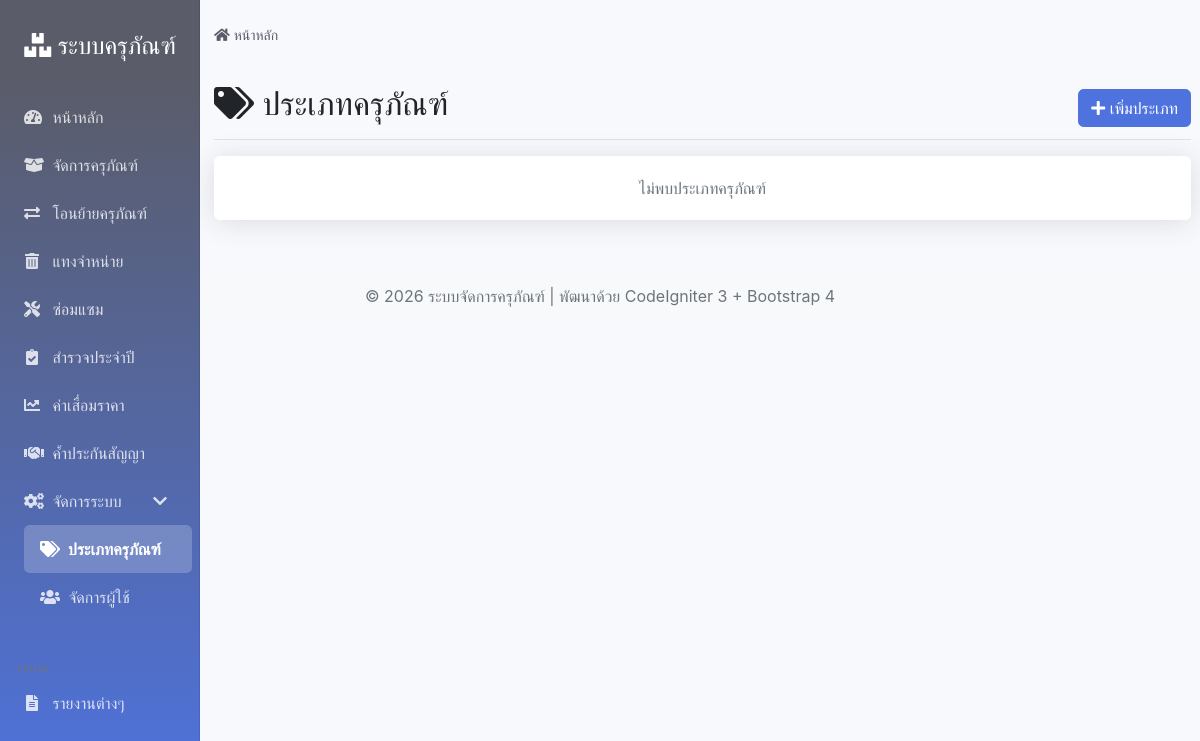
The app's page /index.php/assettypes, older data.
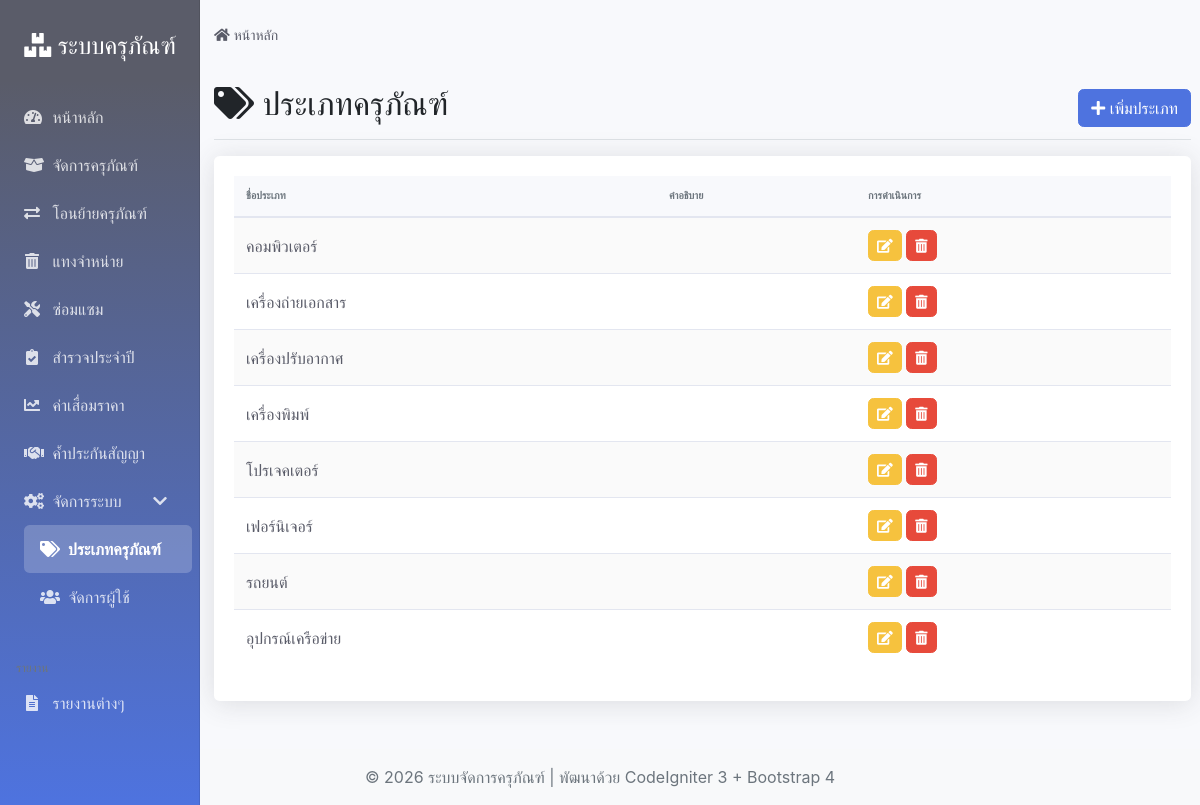
The same page, newer data.
### tables this page shows
CREATE TABLE `asset_types` (
  `type_id` int(11) NOT NULL,
  `type_name` varchar(100) NOT NULL COMMENT 'ชื่อประเภทครุภัณฑ์',
  `description` text COMMENT 'คำอธิบาย'
);

### application/controllers/Assettypes.php (called while the page is built, shortened)
<?php
class Assettypes extends CI_Controller {
    public function __construct()
    {
        $this->load->model('Assettype_model');
        $this->load->helper(['url', 'form']);
        $this->load->library(['session', 'form_validation']);
    }
    public function index()
    {
        $data['types'] = $this->Assettype_model->get_all_types();
        $data['page_title'] = 'จัดการประเภทครุภัณฑ์ - ระบบจัดการครุภัณฑ์';
        $data['page_name'] = 'assettypes';
        $this->load->view('templates/header', $data);
        $this->load->view('assettypes/index', $data);
        $this->load->view('templates/footer');
    }
}

### index.php (called while the page is built, shortened)
<?php
require_once BASEPATH.'core/CodeIgniter.php';

### application/models/Assettype_model.php (called while the page is built, shortened)
<?php
class Assettype_model extends CI_Model {
    public function get_all_types()
    {
        $this->db->order_by('type_name', 'ASC');
        $query = $this->db->get('asset_types');
        return $query->result_array();
    }
}

### application/views/assettypes/index.php (the view)
<div class="d-flex justify-content-between flex-wrap flex-md-nowrap align-items-center pt-3 pb-2 mb-3 border-bottom">
    <h1 class="h2">
        <i class="fas fa-tags"></i>
        ประเภทครุภัณฑ์
    </h1>
    <div class="btn-toolbar mb-2 mb-md-0">
        <a href="<?php echo base_url('assettypes/add'); ?>" class="btn btn-primary">
            <i class="fas fa-plus"></i> เพิ่มประเภท
        </a>
    </div>
</div>
<div class="card">
    <div class="card-body">
        <?php if (!empty($types)): ?>
            <div class="table-responsive">
                <table class="table table-striped">
                    <thead>
                        <tr>
                            <th>ชื่อประเภท</th>
                            <th>คำอธิบาย</th>
                            <th>การดำเนินการ</th>
                        </tr>
                    </thead>
                    <tbody>
                        <?php foreach ($types as $type): ?>
                            <tr>
                                <td><?php echo htmlspecialchars($type['type_name']); ?></td>
                                <td><?php echo htmlspecialchars($type['description']); ?></td>
                                <td>
                                    <a href="<?php echo base_url('assettypes/edit/' . $type['type_id']); ?>" class="btn btn-sm btn-warning">
                                        <i class="fas fa-edit"></i>
                                    </a>
                                    <a href="<?php echo base_url('assettypes/delete/' . $type['type_id']); ?>" class="btn btn-sm btn-danger" onclick="return confirm('คุณแน่ใจหรือไม่ที่จะลบประเภทนี้?');">
                                        <i class="fas fa-trash-alt"></i>
                                    </a>
                                </td>
                            </tr>
                        <?php endforeach; ?>
                    </tbody>
                </table>
            </div>
        <?php else: ?>
            <p class="text-center text-muted mb-0">ไม่พบประเภทครุภัณฑ์</p>
        <?php endif; ?>
    </div>
</div>

### application/views/templates/header.php (shortened to what this page needs)
<!DOCTYPE html>
<html lang="th">
<head>
    <link rel="stylesheet" href="<?php echo base_url('assets/css/bootstrap.min.css'); ?>">
    <link rel="stylesheet" href="<?php echo base_url('assets/css/custom.css'); ?>">
    <link rel="stylesheet" href="https://cdnjs.cloudflare.com/ajax/libs/font-awesome/5.15.4/css/all.min.css">
    <link rel="stylesheet" href="https://cdn.datatables.net/1.11.5/css/dataTables.bootstrap4.min.css">
    <link rel="stylesheet" href="https://cdnjs.cloudflare.com/ajax/libs/bootstrap-datepicker/1.9.0/css/bootstrap-datepicker.min.css">
</head>
<body>
    <div class="container-fluid">
        <div class="row">
            <nav class="col-md-3 col-lg-2 d-md-block sidebar collapse">
                <div class="sidebar-sticky">
                    <div class="text-center py-4">
                        <h4 class="text-white">
                            <i class="fas fa-boxes"></i>
                            ระบบครุภัณฑ์
                        </h4>
                    </div>
                    <ul class="nav flex-column">
                        <li class="nav-item">
                            <a class="nav-link <?php echo (isset($page_name) && $page_name == 'dashboard') ? 'active' : ''; ?>"
                               href="<?php echo base_url('dashboard'); ?>">
                                <i class="fas fa-tachometer-alt"></i>
                                หน้าหลัก
                            </a>
                        </li>
                        <li class="nav-item">
                            <a class="nav-link <?php echo (isset($page_name) && strpos($page_name, 'asset') !== false && strpos($page_name, 'assettype') === false) ? 'active' : ''; ?>" href="<?php echo base_url('assetmanager'); ?>">
                                <i class="fas fa-box-open"></i>
                                จัดการครุภัณฑ์
                            </a>
                        </li>
                        <li class="nav-item">
                            <a class="nav-link <?php echo (isset($page_name) && strpos($page_name, 'transfer') !== false) ? 'active' : ''; ?>"
                               href="<?php echo base_url('transfers'); ?>">
                                <i class="fas fa-exchange-alt"></i>
                                โอนย้ายครุภัณฑ์
                            </a>
                        </li>
                        <li class="nav-item">
                            <a class="nav-link <?php echo (isset($page_name) && strpos($page_name, 'disposal') !== false) ? 'active' : ''; ?>"
                               href="<?php echo base_url('disposals'); ?>">
                                <i class="fas fa-trash-alt"></i>
                                แทงจำหน่าย
                            </a>
                        </li>
                        <li class="nav-item">
                            <a class="nav-link <?php echo (isset($page_name) && strpos($page_name, 'repair') !== false) ? 'active' : ''; ?>"
                               href="<?php echo base_url('repairs'); ?>">
                                <i class="fas fa-tools"></i>
                                ซ่อมแซม
                            </a>
                        </li>
                        <li class="nav-item">
                            <a class="nav-link <?php echo (isset($page_name) && strpos($page_name, 'survey') !== false) ? 'active' : ''; ?>"
                               href="<?php echo base_url('surveys'); ?>">
                                <i class="fas fa-clipboard-check"></i>
                                สำรวจประจำปี
                            </a>
                        </li>
                        <li class="nav-item">
                            <a class="nav-link <?php echo (isset($page_name) && strpos($page_name, 'depreciation') !== false) ? 'active' : ''; ?>"
                               href="<?php echo base_url('depreciation'); ?>">
                                <i class="fas fa-chart-line"></i>
                                ค่าเสื่อมราคา
                            </a>
                        </li>
                        <li class="nav-item">
                            <a class="nav-link <?php echo (isset($page_name) && strpos($page_name, 'guarantee') !== false) ? 'active' : ''; ?>"
                               href="<?php echo base_url('guarantees'); ?>">
                                <i class="fas fa-handshake"></i>
                                ค้ำประกันสัญญา
                            </a>
                        </li>
                        <li class="nav-item">
                            <a class="nav-link d-flex justify-content-between align-items-center <?php echo (isset($page_name) && (strpos($page_name, 'assettypes') !== false || strpos($page_name, 'user') !== false)) ? '' : 'collapsed'; ?>" href="#systemSubmenu" data-toggle="collapse" aria-expanded="<?php echo (isset($page_name) && (strpos($page_name, 'assettypes') !== false || strpos($page_name, 'user') !== false)) ? 'true' : 'false'; ?>">
                                <span>
                                    <i class="fas fa-cogs"></i>
                                    จัดการระบบ
                                </span>
                                <i class="fas fa-chevron-down"></i>
                            </a>
                            <div id="systemSubmenu" class="collapse <?php echo (isset($page_name) && (strpos($page_name, 'assettypes') !== false || strpos($page_name, 'user') !== false)) ? 'show' : ''; ?>">
                                <ul class="nav flex-column ml-3">
                                    <li class="nav-item">
                                        <a class="nav-link <?php echo (isset($page_name) && strpos($page_name, 'assettypes') !== false) ? 'active' : ''; ?>" href="<?php echo base_url('assettypes'); ?>">
                                            <i class="fas fa-tags"></i>
                                            ประเภทครุภัณฑ์
                                        </a>
                                    </li>
                                    <li class="nav-item">
                                        <a class="nav-link <?php echo (isset($page_name) && strpos($page_name, 'user') !== false) ? 'active' : ''; ?>" href="<?php echo base_url('users'); ?>">
                                            <i class="fas fa-users"></i>
                                            จัดการผู้ใช้
                                        </a>
                                    </li>
                                </ul>
                            </div>
                        </li>
                        <li class="nav-item mt-3">
                            <h6 class="sidebar-heading d-flex justify-content-between align-items-center px-3 mt-4 mb-1 text-muted">
                                <span>รายงาน</span>
                            </h6>
                        </li>
                        <li class="nav-item">
                            <a class="nav-link <?php echo (isset($page_name) && strpos($page_name, 'report') !== false) ? 'active' : ''; ?>"
                               href="<?php echo base_url('reports'); ?>">
                                <i class="fas fa-file-alt"></i>
                                รายงานต่างๆ
                            </a>
                        </li>
                    </ul>
                </div>
            </nav>
            <main role="main" class="col-md-9 ml-sm-auto col-lg-10 px-md-4 main-content">
                <nav aria-label="breadcrumb" class="mt-3">
                    <ol class="breadcrumb">
                        <li class="breadcrumb-item">
                            <a href="<?php echo base_url('dashboard'); ?>">
                                <i class="fas fa-home"></i> หน้าหลัก
                            </a>
                        </li>
                    </ol>
                </nav>

### application/views/templates/footer.php (shortened to what this page needs)
</main>
      </div>
    </div>
    <footer class="bg-light text-center py-3 mt-5">
      <div class="container">
        <p class="text-muted mb-0">
          &copy; <?php echo date('Y'); ?> ระบบจัดการครุภัณฑ์ |
          พัฒนาด้วย CodeIgniter 3 + Bootstrap 4
        </p>
      </div>
    </footer>

### assets/css/custom.css (style rules this page uses)
body { background-color: #f8f9fc; font-family: 'Nunito', -apple-system, BlinkMacSystemFont, 'Segoe UI', 'Roboto', 'Helvetica Neue', Arial, sans-serif; }
.container-fluid { padding: 0; }
.sidebar { position: fixed; top: 0; bottom: 0; left: 0; z-index: 100; padding: 0; box-shadow: inset -1px 0 0 rgba(0, 0, 0, .1); background: linear-gradient(180deg, #5a5c69 10%, #4e73df 100%); min-height: 100vh; }
.sidebar-sticky { position: relative; top: 0; height: calc(100vh - 48px); padding-top: .5rem; overflow-x: hidden; overflow-y: auto; }
.sidebar .nav-link { color: rgba(255, 255, 255, .8); padding: .75rem 1rem; margin: 0 .5rem; border-radius: .35rem; transition: all .15s ease-in-out; }
.sidebar .nav-link.active { color: #fff; background-color: rgba(255, 255, 255, .2); font-weight: 600; }
.sidebar .nav-link i { margin-right: .5rem; width: 16px; text-align: center; }
.sidebar-heading { font-size: .75rem; text-transform: uppercase; }
.main-content { margin-left: 0; padding: 0 15px; }
@media (min-width: 768px) { .main-content { margin-left: 16.666667%; } }
@media (min-width: 992px) { .main-content { margin-left: 16.666667%; } }
.card { box-shadow: 0 0.15rem 1.75rem 0 rgba(58, 59, 69, 0.15); border: none; border-radius: .35rem; }
.btn { border-radius: .35rem; font-weight: 400; transition: all .15s ease-in-out; }
.btn-primary { background-color: #4e73df; border-color: #4e73df; }
.btn-warning { background-color: #f6c23e; border-color: #f6c23e; color: #fff; }
.btn-danger { background-color: #e74a3b; border-color: #e74a3b; }
.table { color: #5a5c69; }
.table thead th { border-top: none; border-bottom: 2px solid #e3e6f0; font-weight: 600; text-transform: uppercase; font-size: .65rem; color: #6c757d; background-color: #f8f9fc; }
.table td { border-top: 1px solid #e3e6f0; vertical-align: middle; }
.table-striped tbody tr:nth-of-type(odd) { background-color: rgba(0, 0, 0, .02); }
.breadcrumb { background-color: transparent; padding: .5rem 0; margin-bottom: 1rem; font-size: .875rem; }
.breadcrumb-item a { color: #5a5c69; text-decoration: none; }

Row changes from the older to the newer data that the page shows:
added asset_types: type_name "คอมพิวเตอร์"
added asset_types: type_name "เครื่องถ่ายเอกสาร"
added asset_types: type_name "เครื่องปรับอากาศ"
added asset_types: type_name "เครื่องพิมพ์"
added asset_types: type_name "โปรเจคเตอร์"
added asset_types: type_name "เฟอร์นิเจอร์"
added asset_types: type_name "รถยนต์"
added asset_types: type_name "อุปกรณ์เครือข่าย"
Text that changed along with them:
text no longer shown: "ไม่พบประเภทครุภัณฑ์"
text now shown: "ชื่อประเภท คำอธิบาย การดำเนินการ"
